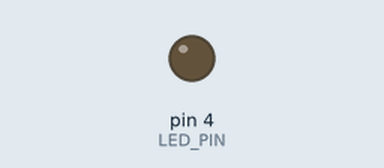
This sketch was run on a simulated Arduino Uno, built with avr-gcc and run on an emulated ATmega328P. Shown: output pins drawn as LEDs (lit = HIGH). What the sketch prints to the serial monitor is not drawn.

Above: at 0.1 s.
Timing chart, 0 to 1.6 s (numbered marks = the images above):
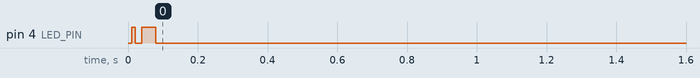

The sketch:

code.ino
```cpp
// Checks that `at` and serial stamps are measured from power-on, the same axis
// as micros(). setup() begins a few µs after power-on; edges are placed at
// fixed micros() values and the test samples 0.5 ms either side of them:
//
//   t~0   setup() begins, LED off, prints "t0=<micros at setup entry>"
//   t=10  LED on
//   t=20  LED off
//   t=40  LED on
//   t=80  LED off, and stays off
const int LED_PIN = 4;

unsigned long t0_us;

void setAtMs(unsigned long target_ms, int level) {
  while (micros() < target_ms * 1000) {
  }
  digitalWrite(LED_PIN, level);
}

void setup() {
  t0_us = micros();
  pinMode(LED_PIN, OUTPUT);
  digitalWrite(LED_PIN, LOW);
  Serial.begin(115200);
  Serial.print("t0=");
  Serial.println(t0_us);

  setAtMs(10, HIGH);
  setAtMs(20, LOW);
  setAtMs(40, HIGH);
  setAtMs(80, LOW);
}

void loop() {
}
```
